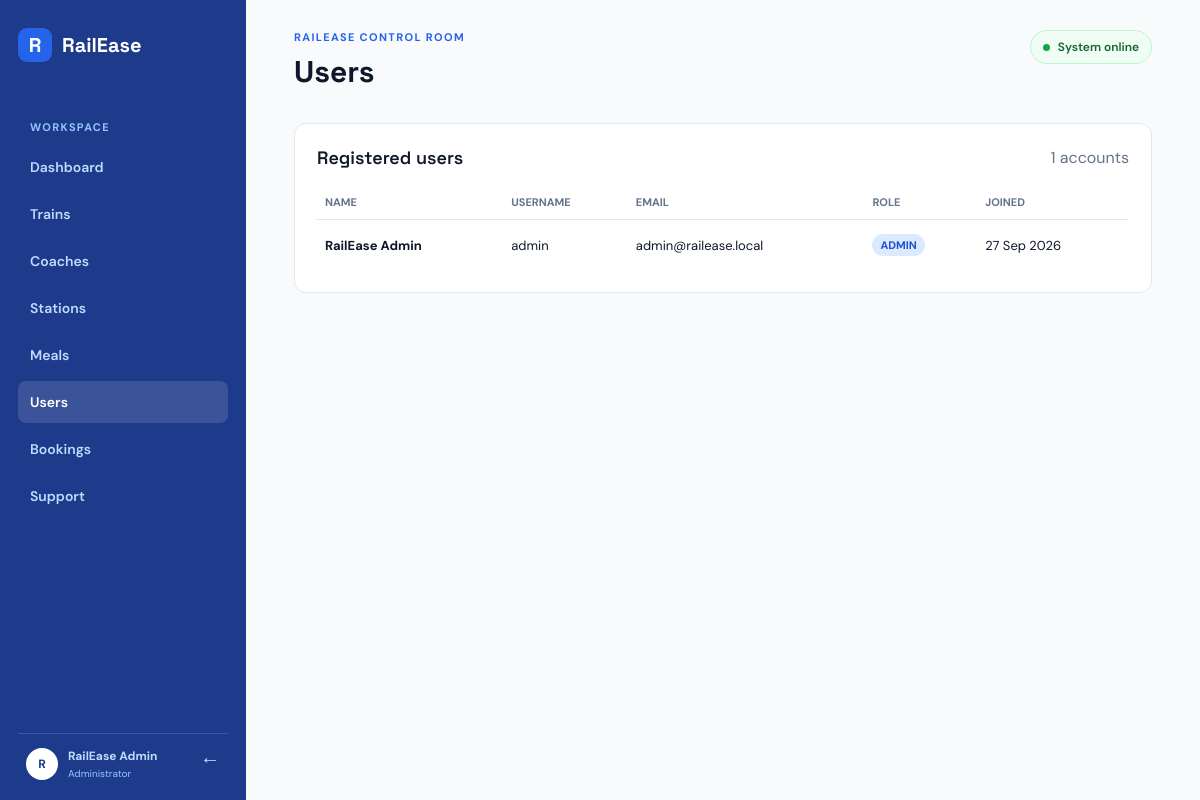
The page /admin/users.php (signed in) on the database its author committed.
### tables this page shows
CREATE TABLE IF NOT EXISTS users (
    user_id INT UNSIGNED AUTO_INCREMENT PRIMARY KEY,
    full_name VARCHAR(120) NOT NULL,
    username VARCHAR(60) NOT NULL UNIQUE,
    email VARCHAR(160) NOT NULL UNIQUE,
    phone VARCHAR(30) NULL,
    password_hash VARCHAR(255) NOT NULL,
    role ENUM('USER', 'ADMIN') NOT NULL DEFAULT 'USER',
    created_at TIMESTAMP NOT NULL DEFAULT CURRENT_TIMESTAMP
);

### includes/admin_auth.php (called while the page is built, shortened)
<?php
function admin_query(mysqli $conn, string $query): ?mysqli_result
{
    $result = $conn->query($query);
    return $result ?: null;
}

### admin/users.php (the view, shortened to what this page needs)
<?php
require_once __DIR__ . '/../config/db.php';
require_once __DIR__ . '/../includes/admin_layout.php';
$users = admin_query($conn, 'SELECT user_id, full_name, username, email, role, created_at FROM users ORDER BY created_at DESC');
?>
<section class="panel"><div class="panel-heading">
    <h2>Registered users</h2>
    <span class="muted"><?= $users ? $users->num_rows : 0 ?> accounts</span></div>
<?php
if ($users && $users->num_rows > 0): ?>
<div class="table-wrap">
    <table class="data-table">
        <thead><tr>
            <th>Name</th>
            <th>Username</th>
            <th>Email</th>
            <th>Role</th>
            <th>Joined</th>
        </tr></thead>
        <tbody>
            <?php
            while ($user = $users->fetch_assoc()): ?>
            <tr><td>
                <strong><?= htmlspecialchars($user['full_name']) ?></strong>
            </td>
            <td>
                <?= htmlspecialchars($user['username']) ?>
            </td>
            <td><?= htmlspecialchars($user['email']) ?></td>
            <td>
                <span class="badge <?= $user['role'] === 'ADMIN' ? 'badge-blue' : 'badge-green' ?>"><?= htmlspecialchars($user['role']) ?>
            </span>
        </td><td>
            <?= htmlspecialchars(date('d M Y', strtotime($user['created_at']))) ?>
        </td></tr>
        <?php endwhile; ?>
    </tbody></table>
</div>
<?php else: ?>
    <div class="empty-state">No users have registered yet.</div>
    <?php endif; ?>
</section>

### assets/css/style.css (style rules this page uses)
:root { --primary: #2563eb; --primary-dark: #1d4ed8; --navy: #1e3a8a; --light-blue: #dbeafe; --background: #f8fafc; --card: #ffffff; --text: #0f172a; --text-secondary: #64748b; --border: #e2e8f0; --success: #16a34a; --danger: #dc2626; font-family: "DM Sans", sans-serif; }
* { box-sizing: border-box; }
body { margin: 0; color: var(--text); background: var(--background); }
.muted { color: var(--text-secondary); }
.admin-body { background: var(--background); }
.stat-card, .panel { background: var(--card); border: 1px solid var(--border); border-radius: 12px; }
.panel { padding: 22px; }
.panel-heading { display: flex; align-items: center; justify-content: space-between; gap: 12px; margin-bottom: 16px; }
.panel h2 { margin: 0; font: 600 18px "Space Grotesk", sans-serif; }
.data-table { width: 100%; border-collapse: collapse; font-size: 13px; }
.data-table th { padding: 10px 8px; color: var(--text-secondary); border-bottom: 1px solid var(--border); font-size: 11px; text-align: left; text-transform: uppercase; }
.data-table td { padding: 14px 8px; border-bottom: 1px solid #f1f5f9; }
.data-table tr:last-child td { border-bottom: 0; }
.badge { display: inline-block; padding: 4px 8px; border-radius: 999px; font-size: 11px; font-weight: 700; }
.badge-blue { color: #1d4ed8; background: var(--light-blue); }
.table-wrap { overflow-x: auto; }

### rows shown on the page
users: full_name "RailEase Admin", username "admin", email "admin@railease.local", role "ADMIN", created_at "27 Sep 2026"

### other values the page prints
$label "Dashboard"
$label "Trains"
$label "Coaches"
$label "Stations"
$label "Meals"
$label "Users"
$label "Bookings"
$label "Support"
substr(admin_user_name(), 0, 1) "R"
admin_user_name() "RailEase Admin"
$title "Users"
$users->num_rows "1"
